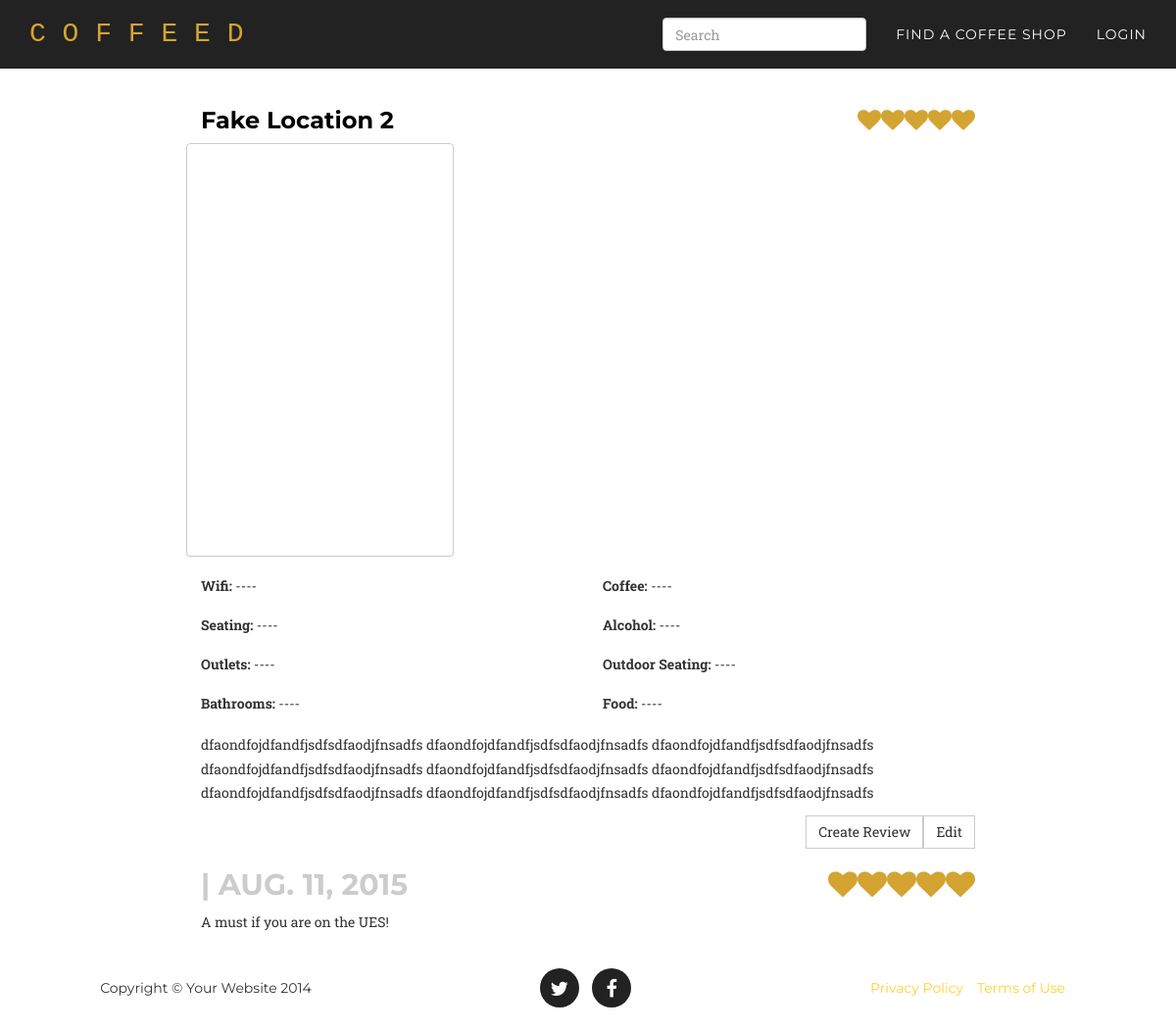
/location/2/detail/, run on the app's committed database.
### core/models.py (models this page shows, shortened)
class Location(models.Model):
    title = models.CharField(max_length=300)
    description = models.TextField(null=True, blank=True)
    address = models.TextField(null=True, blank=True)
    position = GeopositionField(null=True, blank=True)
    hours = models.TextField(null=True, blank=True)
    phone_regex = RegexValidator(regex=r'^\+?1?\d{9,15}$', message="Phone number must be entered in the format: '+999999999'. Up to 15 digits allowed.")
    phone = models.CharField(validators=[phone_regex], blank=True, max_length=20) # validators should be a list
    website = models.URLField(max_length=500, null=True, blank=True)
    image_file = models.ImageField(upload_to=upload_to_location, null=True, blank=True)
    wifi = models.IntegerField(choices=WIFI_CHOICES, null=True, blank=True)
    seating_cap = models.IntegerField(choices=PLURAL_CHOICES, null=True, blank=True)
    outlets = models.IntegerField(choices=PLURAL_CHOICES, null=True, blank=True)
    bathrooms = models.IntegerField(choices=YESNO_CHOICES, null=True, blank=True)
    coffee_quality = models.IntegerField(choices=COFFEE_CHOICES, null=True, blank=True)
    alcohol = models.IntegerField(choices=YESNO_CHOICES, null=True, blank=True)
    outdoor_seating = models.IntegerField(choices=YESNO_CHOICES, null=True, blank=True)
    food = models.IntegerField(choices=YESNO_CHOICES, null=True, blank=True)
    created_at = models.DateTimeField(auto_now_add=True)
    def get_absolute_url(self):
        return reverse(viewname='location_list', args=[self.id])
    def get_average_rating(self):
        average = self.review_set.all().aggregate(Avg('rating'))['rating__avg']
        if average == None:
            return average
        else:
            return int(average)
    def get_reviews(self):
        return self.review_set.all()

class Review(models.Model):
    location = models.ForeignKey(Location)
    user = models.ForeignKey(User)
    description = models.TextField(null=True, blank=True)
    rating = models.IntegerField(choices=RATING_CHOICES, null=True, blank=True)
    created_at = models.DateTimeField(auto_now_add=True)

### core/views.py (the view)
# urls.py: url(r'^location/(?P<pk>\d+)/detail/$', coreviews.LocationDetailView.as_view(), name='location_list'),
class LocationDetailView(DetailView):
    model = coremodels.Location
    template_name = 'location/detail.html'
    context_object_name = 'location'
    def get_context_data(self, **kwargs):
        context = super(LocationDetailView, self).get_context_data(**kwargs)
        location = coremodels.Location.objects.get(id=self.kwargs['pk'])
        if self.request.user.is_authenticated():
            user_reviews = coremodels.Review.objects.filter(location=location, user=self.request.user)
            if user_reviews.count() > 0:
                context['user_review'] = user_reviews[0]
            else:
                context['user_review'] = None
        return context

### templates/location/detail.html (shortened to what this page needs)
<!DOCTYPE html>
    {% extends 'base/theme.html' %}
    {% block main_content %}
    <div class="row main-content">
        <div class="col-md-2"></div>
        <div class="col-md-8">
            <div class="row">
                <div class="col-md-8">
                    <h3><a href="{{ location.get_absolute_url }}">{{ location.title }}</h3></a></h3>
                </div>
                <div class="col-md-4 text-right">
                    <h3>{% include 'base/rating.html' with rating=location.get_average_rating %}</h3>
                </div>
                <div class="col-md-4 panel">
                    <div class="wide-map short-map" id="map"></div>
                    <div class="col-md-3"></div>
                    <div class="col-md-6 text-center">
                    <br>
                    </div>
                    <div class="col-md-3"></div>
                 </div>
                <div class="col-md-12">
                    {% include 'location/specifics.html' with location=location %}
                    {% if location.description %} <p> {{ location.description }} </p> {% endif %}
                </div>
                <div class="col-md-12">
                    <a type="button" href="{% url 'location_update' pk=location.id %}" class="btn btn-default pull-right">Edit</a>
                    {% if user_review %}
                    <a type="button" href="{% url 'review_update' pk=location.id %}" class="btn btn-default pull-right">Update Review</a>
                    {% else %}
                    <a type="button" href="{% url 'review_create' pk=location.id %}" class="btn btn-default pull-right">Create Review</a>
                    {% endif %}
                </div>
            <div class="col-md-12">
                {% for review in location.get_reviews %}
                    {% include 'base/reviews.html' with location=location %}
                {% endfor %}
            </div>
            </div>
        </div>
        <div class="col-md-2"></div>
    </div>
    {% endblock %}

### templates/base/theme.html (shortened to what this page needs)
{% extends 'base/index.html' %}
{% block navigation %}
     <li> <a class="page-scroll" href="/location">Find a Coffee Shop</a> </li>
     {% if user.is_authenticated %}
     <li> <a class="page-scroll" href="/location/create">Add a Location</a> </li>
     {% else %}
     <li> <a class="page-scroll" href="/entrance">Login</a> </li>
     {% endif %}
{% endblock %}
{% block search %}
     <form action="/search/" class="navbar-form navbar-right" method="get">
          <div class="form-group">
               <input type="text" placeholder="Search" class="form-control" name="query"></input>
          </div>
     </form>
{% endblock %}

### templates/base/index.html (shortened to what this page needs)
<!DOCTYPE html>
{% load staticfiles %}
<html lang="en">
<head>
    <link href="{% static 'css/bootstrap.min.css' %}" rel="stylesheet">
    <link href="{% static 'css/agency.css' %}" rel="stylesheet">
    <link href="{% static 'font-awesome/css/font-awesome.min.css' %}" rel="stylesheet" type="text/css">
</head>
<body id="page-top" class="index">
    <nav class="navbar navbar-default navbar-fixed-top">
        <div class="container">
            <div class="navbar-header page-scroll">
                <a class="navbar-brand page-scroll" href="/">C O F F E E D</a>
            </div>
            <div class="collapse navbar-collapse" id="bs-example-navbar-collapse-1">
                <ul class="nav navbar-nav navbar-right">
                    {% block navigation %}{% endblock %}
                </ul>
                {%  block search %}
                {% endblock %}
            </div>
        </div>
    </nav>
    {% block main_content %}{% endblock %}
    <footer>
        <div class="container">
            <div class="row">
                <div class="col-md-4">
                    <span class="copyright">Copyright &copy; Your Website 2014</span>
                </div>
                <div class="col-md-4">
                    <ul class="list-inline social-buttons">
                        <li><a href="https://twitter.com/getcoffeed"><i class="fa fa-twitter"></i></a>
                        </li>
                        <li><a href="https://www.facebook.com/getcoffeed"><i class="fa fa-facebook"></i></a>
                        </li>
                    </ul>
                </div>
                <div class="col-md-4">
                    <ul class="list-inline quicklinks">
                        <li><a href="#">Privacy Policy</a>
                        </li>
                        <li><a href="#">Terms of Use</a>
                        </li>
                    </ul>
                </div>
            </div>
        </div>
    </footer>
</body>
</html>

### templates/base/rating.html
<div class="coffeed-rating">
{% if rating == 1 %}
    <i class="fa fa-heart"></i><i class="fa fa-heart-o"></i><i class="fa fa-heart-o"></i><i class="fa fa-heart-o"></i><i class="fa fa-heart-o"></i>
{% elif rating == 2 %}
    <i class="fa fa-heart"></i><i class="fa fa-heart"></i><i class="fa fa-heart-o"></i><i class="fa fa-heart-o"></i><i class="fa fa-heart-o"></i>
{% elif rating == 3 %}
    <i class="fa fa-heart"></i><i class="fa fa-heart"></i><i class="fa fa-heart"></i><i class="fa fa-heart-o"></i><i class="fa fa-heart-o"></i>
{% elif rating == 4 %}
    <i class="fa fa-heart"></i><i class="fa fa-heart"></i><i class="fa fa-heart"></i><i class="fa fa-heart"></i><i class="fa fa-heart-o"></i>
{% elif rating == 5 %}
    <i class="fa fa-heart"></i><i class="fa fa-heart"></i><i class="fa fa-heart"></i><i class="fa fa-heart"></i><i class="fa fa-heart"></i>
{% else %}
    <i class="fa fa-heart-o"></i><i class="fa fa-heart-o"></i><i class="fa fa-heart-o"></i><i class="fa fa-heart-o"></i><i class="fa fa-heart-o"></i>
{% endif %}
</div>

### templates/location/specifics.html
<div class="row">
    <div class="col-md-6">
        <div><b>Wifi: </b>{% if location.wifi %}{{ location.get_wifi_display }}{% else %}----{% endif %}</div><br/>
        <div><b>Seating: </b>{% if location.seating_cap %}{{ location.get_seating_cap_display }}{% else %}----{% endif %}</div><br/>
        <div><b>Outlets: </b>{% if location.outlets %}{{ location.get_outlets_display }}{% else %}----{% endif %}</div><br/>
        <div><b>Bathrooms: </b>{% if location.bathrooms %}{{ location.get_bathrooms_display }}{% else %}----{% endif %}</div><br/>
    </div>
    <div class="col-md-6">
        <div><b>Coffee: </b>{% if location.coffee_quality %}{{ location.get_coffee_quality_display }}{% else %}----{% endif %}</div><br/>
        <div><b>Alcohol: </b>{% if location.alcohol %}{{ location.get_alcohol_display }}{% else %}----{% endif %}</div><br/>
        <div><b>Outdoor Seating: </b>{% if location.outdoor_seating %}{{ location.get_outdoor_seating_display }}{% else %}----{% endif %}</div><br/>
        <div><b>Food: </b>{% if location.food %}{{ location.get_food_display }}{% else %}----{% endif %}</div><br/>
    </div>
</div>

### templates/base/reviews.html
<div class="row">
    <div class="col-md-8">
        <h2>{{ review.user.get_full_name }} <a class="subheading"> | {{ review.created_at | date }}</a></h2>
    </div>
    <div class="col-md-4 text-right">
        <h2>{% include 'base/rating.html' with rating=review.rating %}</h2>
    </div>
</div>
<p>{{ review.description }}</p>

### static/css/agency.css (style rules this page uses)
body { overflow-x: hidden; font-family: "Roboto Slab","Helvetica Neue",Helvetica,Arial,sans-serif; }
p { font-size: 14px; line-height: 1.75; }
a, a:hover, a:focus, a:active, a.active { outline: 0; }
a { color: #fed136; }
h1, h2, h3, h4, h5, h6 { text-transform: uppercase; font-family: Montserrat,"Helvetica Neue",Helvetica,Arial,sans-serif; font-weight: 700; }
.navbar-default { border-color: transparent; background-color: #222; }
.navbar-default .navbar-brand { font-family: "Kaushan Script","Helvetica Neue",Helvetica,Arial,cursive; color: #fed136; }
.navbar-default .navbar-collapse { border-color: rgba(255,255,255,.02); }
.navbar-default .nav li a { text-transform: uppercase; font-family: Montserrat,"Helvetica Neue",Helvetica,Arial,sans-serif; font-weight: 400; letter-spacing: 1px; color: #fff; }
@media (min-width:768px) { .navbar-default { padding: 10px 0; border: 0; background-color: #222; -webkit-transition: padding .3s; -moz-transition: padding .3s; transition: padding .3s; } }
@media (min-width:768px) { .navbar-default .navbar-brand { font-size: 2em; -webkit-transition: all .3s; -moz-transition: all .3s; transition: all .3s; } }
footer { padding: 25px 0; text-align: center; }
footer span.copyright { text-transform: uppercase; text-transform: none; font-family: Montserrat,"Helvetica Neue",Helvetica,Arial,sans-serif; line-height: 40px; }
footer ul.quicklinks { margin-bottom: 0; text-transform: uppercase; text-transform: none; font-family: Montserrat,"Helvetica Neue",Helvetica,Arial,sans-serif; line-height: 40px; }
ul.social-buttons { margin-bottom: 0; }
ul.social-buttons li a { display: block; width: 40px; height: 40px; border-radius: 100%; font-size: 20px; line-height: 40px; outline: 0; color: #fff; background-color: #222; -webkit-transition: all .3s; -moz-transition: all .3s; transition: all .3s; }
body { webkit-tap-highlight-color: #fed136; }
.short-map { height:267px; }
.wide-map { height:400px; }
.coffeed-rating { color:#d4a432; }
.panel { padding:0px; background-color: #fff; border: 1px solid #ccc; border-radius: 4px; -webkit-box-shadow: 0 1px 1px rgba(0,0,0,.05); box-shadow: 0 1px 1px rgba(0,0,0,.05); }
.subheading { color:#ccc; }
.navbar-default .navbar-brand { font-family: "Lucida Console", Monaco, monospace; color: #d4a432; }
.main-content { padding-top: 90px; }
h3 a { color:#000; text-transform: none; }
.btn { border-radius: 0px; }

### data on the page
Location: title "Fake Location 2", description "dfaondfojdfandfjsdfsdfaodjfnsadfs dfaondfojdfandfjsdfsdfaodjfnsadfs dfaondfojdfandfjsdfsdfaodjfnsadfs dfaondfojdfandfjsdfsdfaodjfnsadfs dfaondfojdfandfjsdfsdfaodjfnsadfs dfaondfojdfandfjsdfsdfaodjfnsadfs dfaondfojdfandfjsdfsdfaodjfnsadfs dfaondfojdfandfjsdfsdfaodjfnsadfs dfaondfojdfandfjsdfsdfaodjfnsadfs"
Review: created_at "AUG. 11, 2015", description "A must if you are on the UES!"
